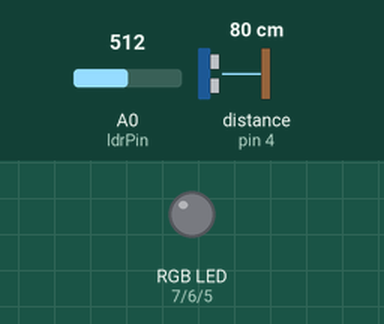
Recording of a sketch running on a simulated Arduino Uno, built with avr-gcc and run on an emulated ATmega328P. On the bench: an RGB LED mixed from three pins (HIGH = lit). Wiring (inferred from the names in the program): ultrasonic range finder: trigger pin 2; echo pin 4. The inputs (shaded band) are chosen by the test bench; at power-on: distance to the obstacle (sensor on pin 4) 80 cm, A0 (ldrPin) = 512. The echo pulse lasts 58.3 µs per cm; pins used as bus, display or sensor lines are not drawn; what the sketch prints to the serial monitor is not drawn.

Above: at 1.2 s.
1.3 s: distance to the obstacle (sensor on pin 4) set to 45 cm
3.2 s: distance to the obstacle (sensor on pin 4) set to 37 cm
At 5.3 s:
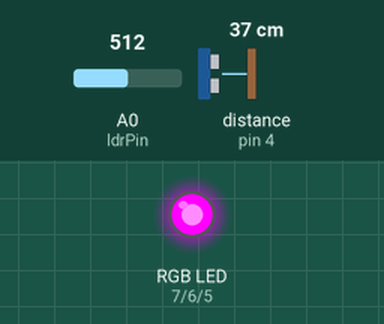
Timing chart, 0 to 6.8 s (numbered marks = the images above; inputs shaded):
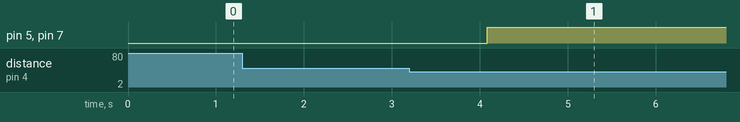

Measured:
- the behaviour switches between 41 and 40 cm on distance to the obstacle (sensor on pin 4) (found by bisection; images 0 and 1)
- after the input at 1.3 s, every drawn part: stays the same
- after the input at 3.2 s, pin 5 (bpin), pin 7 (rpin): LOW → HIGH after 0.88 s

The sketch:

RGB_LED_RFID_US__Timer.ino
```cpp
// libraries needed
#include <SPI.h>
#include <MFRC522.h>

#define SS_PIN 10
#define RST_PIN 9
#define trigpin 2
#define echopin 4

int rpin = 7; // Red
int gpin = 6; // Blue
int bpin = 5; // Green

const int speaker = 3; // Buzzer
const int ldrPin = A0; // LDR

bool ldrStatus;
bool d;

unsigned long time;
unsigned long timeElapsed;
bool bstatus =  false;

MFRC522 mfrc522(SS_PIN, RST_PIN);   // Create MFRC522 instance.

void setup() {
  Serial.begin(9600);   // Initiate a serial communication
  SPI.begin();      // Initiate  SPI bus
  mfrc522.PCD_Init();   // Initiate MFRC522
  Serial.println("Approximate your card to the reader...");
  Serial.println();

  pinMode(trigpin, OUTPUT);
  pinMode(echopin, INPUT);

  pinMode(rpin, OUTPUT);
  pinMode(gpin, OUTPUT);
  pinMode(bpin, OUTPUT);

  pinMode(ldrPin, INPUT);
}

void loop() {
  ldrStatus = LDRstatus();
  d = usDetect();

  if (ldrStatus = true and d == true) // check for light and mostion
  {
    if (bstatus == false){
        bstatus= true;
        starttime();
    }
    if (checkTime() <= 20) // time less than 20 second
    {
      setColor(255,0,0);
      // scanRFID();
    }
    if (checkTime() >= 21) // time over 20 seconds
    {
        //buzzer();
        setColor(255,255,0);
        // scanRFID();
    }
    if (checkTime()>= 600) // time over 10 minutes
    {
        //alarm();
        setColor(255, 150, 300);
    } else {
        setColor(255, 0, 255);
        bstatus= false;
    }
  }

}

void scanRFID() {
        setColor(0, 255, 0); //ready to read

        // Look for new cards
        if ( ! mfrc522.PICC_IsNewCardPresent())
        {
          return;
        }
        // Select one of the cards
        if ( ! mfrc522.PICC_ReadCardSerial())
        {
          return;
        }
        Serial.print("UID tag :");
        String content= "";
        byte letter;
        for (byte i = 0; i < mfrc522.uid.size; i++)
        {
           Serial.print(mfrc522.uid.uidByte[i] < 0x10 ? " 0" : " ");
           Serial.print(mfrc522.uid.uidByte[i], HEX);
           content.concat(String(mfrc522.uid.uidByte[i] < 0x10 ? " 0" : " "));
           content.concat(String(mfrc522.uid.uidByte[i], HEX));
        }
        Serial.println();
        Serial.print("Message : ");
        content.toUpperCase();
        if (content.substring(1) == "04 3C CA 83")
        {
          setColor(0, 0, 255);
          tone(speaker, 500, 500);
          Serial.println("Authorized Access");
          Serial.println();
          delay(2000);
        }
      else   {
          setColor(255, 0, 0);
          tone(speaker, 300, 250);
          Serial.println(" Access Denied");
          delay(2000);
      }
}

bool LDRstatus(){
  bool bldr = false;
  int ldrStatus = analogRead(ldrPin);
  if (ldrStatus >= 35){
    bldr = true;
    }
    return bldr;
}

bool usDetect(){
  float duration, distance;
  bool bdist = false;

  digitalWrite(trigpin, LOW);
  delayMicroseconds(2);

  digitalWrite(trigpin, HIGH);
  delayMicroseconds(10);
  digitalWrite(trigpin, LOW);

 duration = pulseIn(echopin, HIGH);
 distance = (duration/2) * 0.0344;

 if(distance <=40){
  bdist = true;
  delay(500);
 } else {
  bdist = false;
  delay(500);
 }
 return bdist;
}

void starttime(){
  time = millis() / 1000;
  }

int checkTime(){
  timeElapsed = 0;
  timeElapsed = (millis() /1000) - time;
  return timeElapsed;
}

void setColor(int rval, int gval, int bval){
  analogWrite(rpin, rval);
  analogWrite(bpin, bval);
  analogWrite(gpin, gval);
}
```
